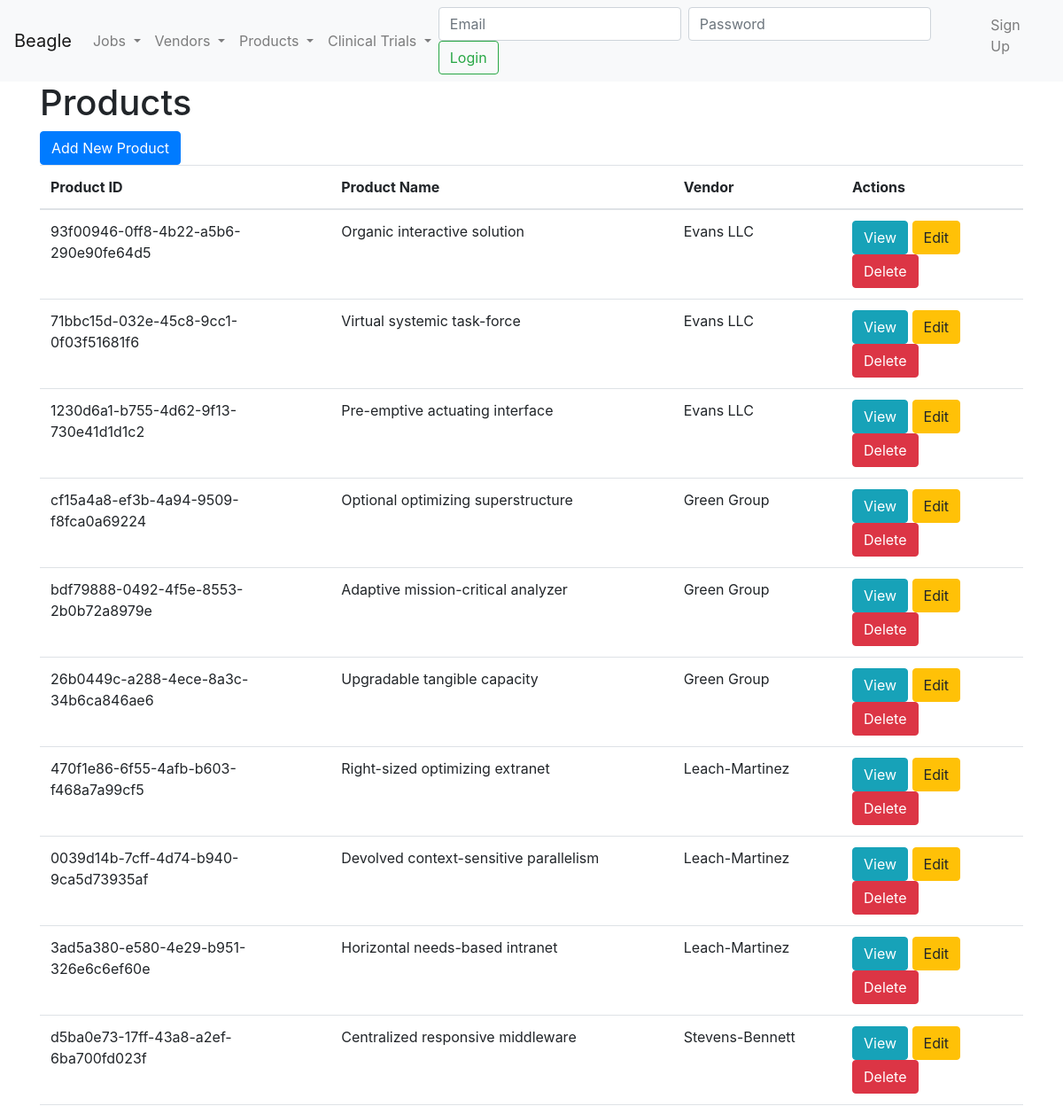
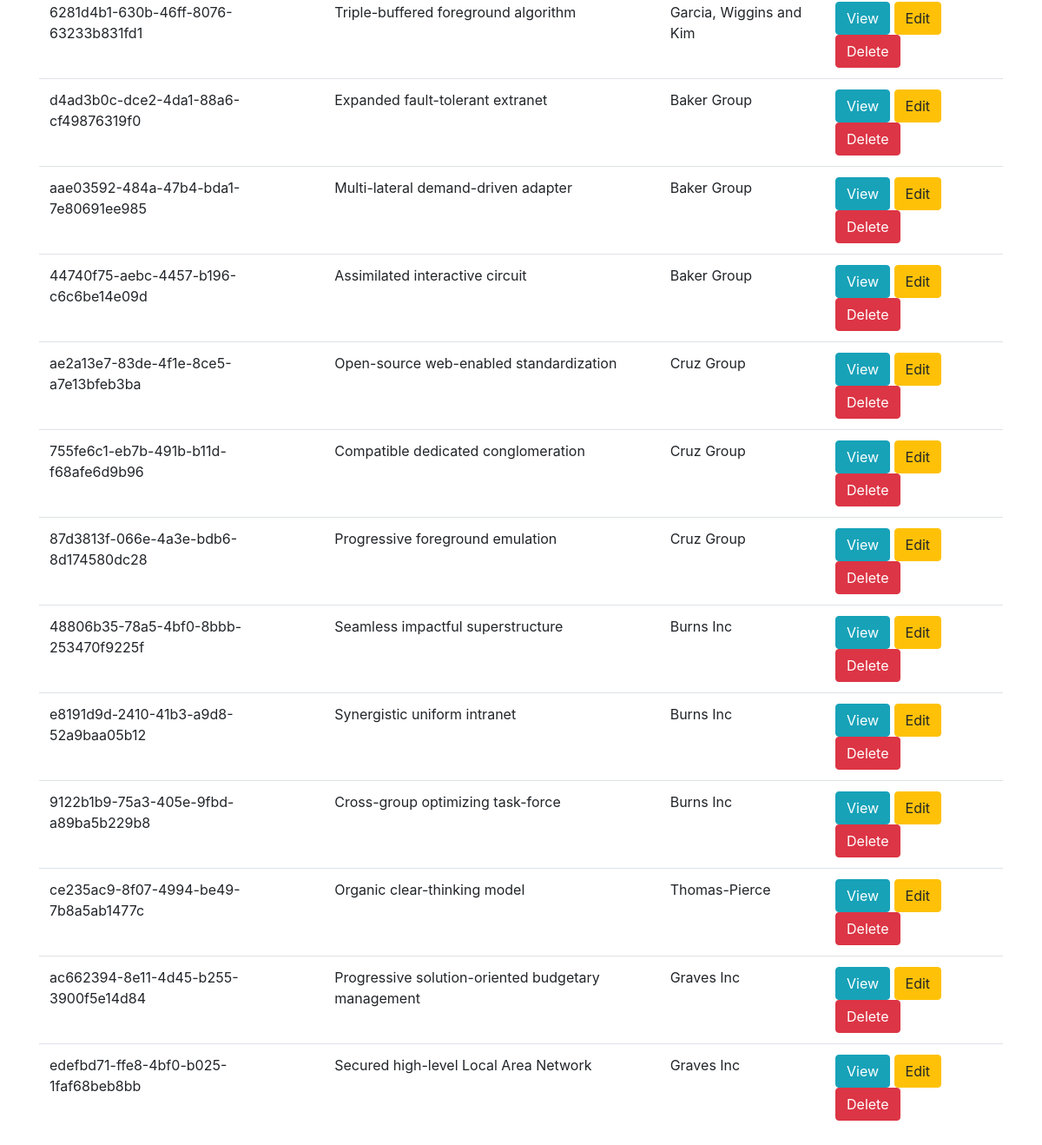
Page /products on the committed database (2 pictures, top to bottom).
### model.py (models this page shows)
class Product(Base):
    __tablename__ = 'products'
    ProductID = Column(String, primary_key=True)
    ProductName = Column(String, nullable=False)
    Description = Column(String)
    ResultsDisplayedInIDS7 = Column(Boolean)
    DICOMOutput = Column(String)
    WorklistIntegration = Column(Boolean)
    PrePopulatedReports = Column(Boolean)
    ProductType = Column(String)
    VendorID = Column(String, ForeignKey('vendors.VendorID'))
    vendor_ = relationship('Vendor', back_populates='products')
    pathologies = relationship('ProductPathology', back_populates='product')
    approvals = relationship('RegulatoryApproval', back_populates='product_')
    clinical_trials = relationship('ClinicalTrial', back_populates='product')

class Vendor(Base):
    __tablename__ = 'vendors'
    VendorID = Column(String, primary_key=True)
    VendorName = Column(String, nullable=False)
    ContactEmail = Column(String)
    VendorAddress = Column(String)
    Website = Column(String)
    products = relationship('Product', back_populates='vendor_')

### product.py (the view)
@app.route('/products')
def list_products_gui():
    session = Session
    try:
        products = session.query(Product).all()
        return render_template('products.html', products=products)
    except Exception as e:
        abort(500, description=str(e))

### app.py (called while the page is built)
@app.context_processor
def inject_get_job_status():
    return dict(get_job_status=get_job_status)

### templates/products.html
{% extends 'base.html' %}
{% block content %}
<h1>Products</h1>
<a href="{{ url_for('add_product_gui') }}" class="btn btn-primary">Add New Product</a>
<table class="table">
    <thead>
        <tr>
            <th>Product ID</th>
            <th>Product Name</th>
            <th>Vendor</th>
            <th>Actions</th>
        </tr>
    </thead>
    <tbody>
        {% for product in products %}
        <tr>
            <td>{{ product.ProductID }}</td>
            <td>{{ product.ProductName }}</td>
            <td>{{ product.vendor_.VendorName }}</td>
            <td>
                <a href="{{ url_for('product_detail_gui', product_id=product.ProductID) }}" class="btn btn-info">View</a>
                <a href="{{ url_for('edit_product_gui', product_id=product.ProductID) }}" class="btn btn-warning">Edit</a>
                <a href="{{ url_for('delete_product_gui', product_id=product.ProductID) }}" class="btn btn-danger">Delete</a>
            </td>
        </tr>
        {% endfor %}
    </tbody>
</table>
{% endblock %}

### rows in the picture
Product: ProductID "93f00946-0ff8-4b22-a5b6-290e90fe64d5", ProductName "Organic interactive solution", vendor_.VendorName "Evans LLC"
Product: ProductID "71bbc15d-032e-45c8-9cc1-0f03f51681f6", ProductName "Virtual systemic task-force", vendor_.VendorName "Evans LLC"
Product: ProductID "1230d6a1-b755-4d62-9f13-730e41d1d1c2", ProductName "Pre-emptive actuating interface", vendor_.VendorName "Evans LLC"
Product: ProductID "cf15a4a8-ef3b-4a94-9509-f8fca0a69224", ProductName "Optional optimizing superstructure", vendor_.VendorName "Green Group"
Product: ProductID "bdf79888-0492-4f5e-8553-2b0b72a8979e", ProductName "Adaptive mission-critical analyzer", vendor_.VendorName "Green Group"
Product: ProductID "26b0449c-a288-4ece-8a3c-34b6ca846ae6", ProductName "Upgradable tangible capacity", vendor_.VendorName "Green Group"
Product: ProductID "470f1e86-6f55-4afb-b603-f468a7a99cf5", ProductName "Right-sized optimizing extranet", vendor_.VendorName "Leach-Martinez"
Product: ProductID "0039d14b-7cff-4d74-b940-9ca5d73935af", ProductName "Devolved context-sensitive parallelism", vendor_.VendorName "Leach-Martinez"
Product: ProductID "3ad5a380-e580-4e29-b951-326e6c6ef60e", ProductName "Horizontal needs-based intranet", vendor_.VendorName "Leach-Martinez"
Product: ProductID "d5ba0e73-17ff-43a8-a2ef-6ba700fd023f", ProductName "Centralized responsive middleware", vendor_.VendorName "Stevens-Bennett"
Product: ProductID "6281d4b1-630b-46ff-8076-63233b831fd1", ProductName "Triple-buffered foreground algorithm", vendor_.VendorName "Garcia, Wiggins and Kim"
Product: ProductID "d4ad3b0c-dce2-4da1-88a6-cf49876319f0", ProductName "Expanded fault-tolerant extranet", vendor_.VendorName "Baker Group"
Product: ProductID "aae03592-484a-47b4-bda1-7e80691ee985", ProductName "Multi-lateral demand-driven adapter", vendor_.VendorName "Baker Group"
Product: ProductID "44740f75-aebc-4457-b196-c6c6be14e09d", ProductName "Assimilated interactive circuit", vendor_.VendorName "Baker Group"
Product: ProductID "ae2a13e7-83de-4f1e-8ce5-a7e13bfeb3ba", ProductName "Open-source web-enabled standardization", vendor_.VendorName "Cruz Group"
Product: ProductID "755fe6c1-eb7b-491b-b11d-f68afe6d9b96", ProductName "Compatible dedicated conglomeration", vendor_.VendorName "Cruz Group"
Product: ProductID "87d3813f-066e-4a3e-bdb6-8d174580dc28", ProductName "Progressive foreground emulation", vendor_.VendorName "Cruz Group"
Product: ProductID "48806b35-78a5-4bf0-8bbb-253470f9225f", ProductName "Seamless impactful superstructure", vendor_.VendorName "Burns Inc"
Product: ProductID "e8191d9d-2410-41b3-a9d8-52a9baa05b12", ProductName "Synergistic uniform intranet", vendor_.VendorName "Burns Inc"
Product: ProductID "9122b1b9-75a3-405e-9fbd-a89ba5b229b8", ProductName "Cross-group optimizing task-force", vendor_.VendorName "Burns Inc"
Product: ProductID "ce235ac9-8f07-4994-be49-7b8a5ab1477c", ProductName "Organic clear-thinking model", vendor_.VendorName "Thomas-Pierce"
Product: ProductID "ac662394-8e11-4d45-b255-3900f5e14d84", ProductName "Progressive solution-oriented budgetary management", vendor_.VendorName "Graves Inc"
Product: ProductID "edefbd71-ffe8-4bf0-b025-1faf68beb8bb", ProductName "Secured high-level Local Area Network", vendor_.VendorName "Graves Inc"
